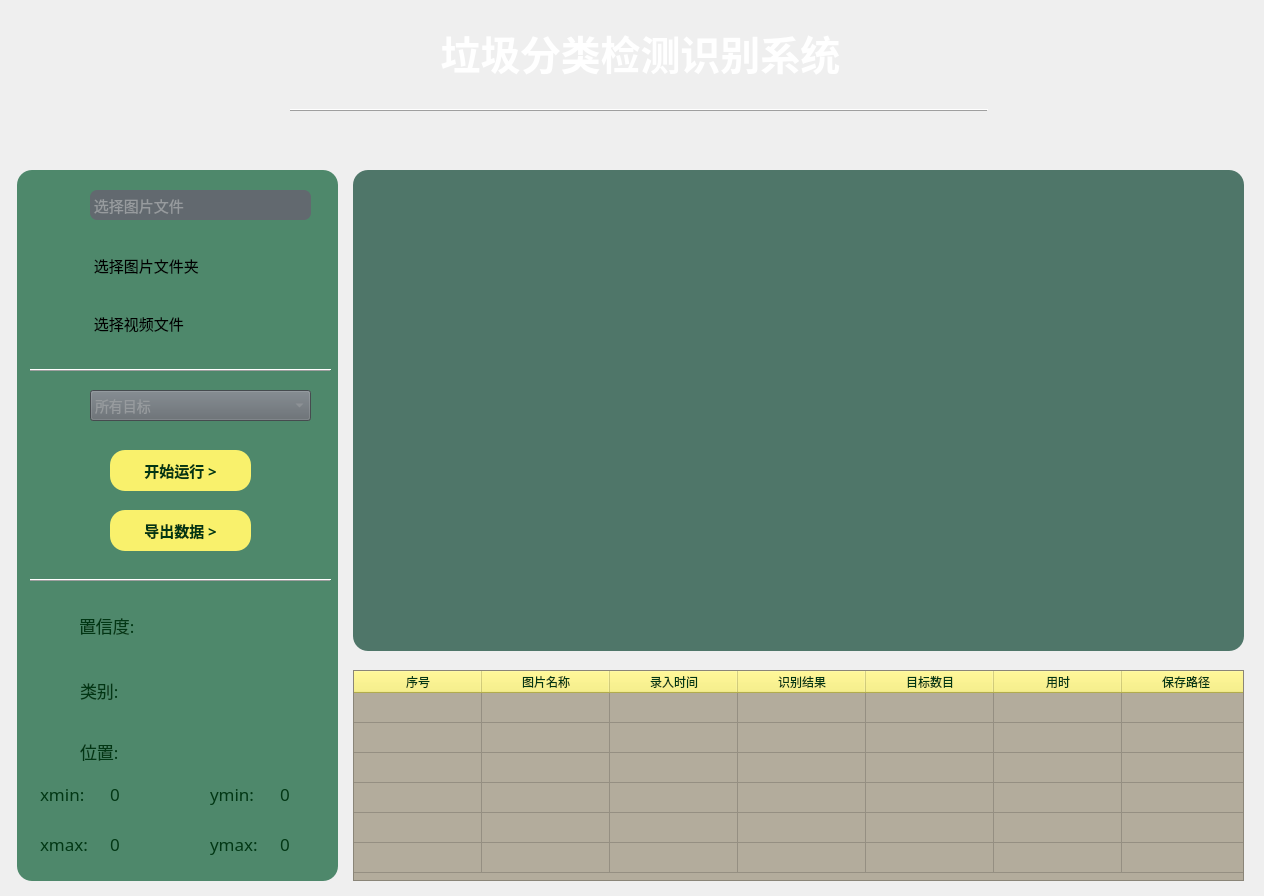
<?xml version="1.0" encoding="UTF-8"?>
<ui version="4.0">
 <class>MainWindow</class>
 <widget class="QMainWindow" name="MainWindow">
  <property name="windowModality">
   <enum>Qt::NonModal</enum>
  </property>
  <property name="enabled">
   <bool>true</bool>
  </property>
  <property name="geometry">
   <rect>
    <x>0</x>
    <y>0</y>
    <width>1264</width>
    <height>896</height>
   </rect>
  </property>
  <property name="minimumSize">
   <size>
    <width>1264</width>
    <height>896</height>
   </size>
  </property>
  <property name="maximumSize">
   <size>
    <width>1264</width>
    <height>896</height>
   </size>
  </property>
  <property name="font">
   <font>
    <family>仿宋</family>
   </font>
  </property>
  <property name="contextMenuPolicy">
   <enum>Qt::DefaultContextMenu</enum>
  </property>
  <property name="windowTitle">
   <string>基于深度学习的垃圾分类检测系统（yolov8 + 模型结构修改）</string>
  </property>
  <property name="windowIcon">
   <iconset>
    <normaloff>icon/app.png</normaloff>icon/app.png</iconset>
  </property>
  <property name="autoFillBackground">
   <bool>false</bool>
  </property>
  <property name="styleSheet">
   <string notr="true">#centralwidget {background-image: url(&quot;D:/lg/BaiduSyncdisk/project/person_code/project_self/8_garbage_detect/code_yolov5/icon/background.jpg&quot;);}

</string>
  </property>
  <property name="locale">
   <locale language="Chinese" country="China"/>
  </property>
  <property name="setWindowFlags" stdset="0">
   <string>QtCore.Qt.FramelessWindowHint</string>
  </property>
  <property name="setAttribute" stdset="0">
   <string>QtCore.Qt.WA_TranslucentBackground</string>
  </property>
  <widget class="QWidget" name="centralwidget">
   <property name="font">
    <font>
     <family>黑体</family>
    </font>
   </property>
   <widget class="QLabel" name="label_title">
    <property name="geometry">
     <rect>
      <x>310</x>
      <y>22</y>
      <width>661</width>
      <height>61</height>
     </rect>
    </property>
    <property name="minimumSize">
     <size>
      <width>0</width>
      <height>0</height>
     </size>
    </property>
    <property name="maximumSize">
     <size>
      <width>10000</width>
      <height>10000</height>
     </size>
    </property>
    <property name="font">
     <font>
      <family>微软雅黑</family>
      <pointsize>30</pointsize>
      <weight>75</weight>
      <italic>false</italic>
      <bold>true</bold>
     </font>
    </property>
    <property name="styleSheet">
     <string notr="true">color: rgb(255, 255, 255);</string>
    </property>
    <property name="locale">
     <locale language="English" country="UnitedStates"/>
    </property>
    <property name="text">
     <string>垃圾分类检测识别系统</string>
    </property>
    <property name="alignment">
     <set>Qt::AlignCenter</set>
    </property>
   </widget>
   <widget class="QFrame" name="frame">
    <property name="geometry">
     <rect>
      <x>290</x>
      <y>100</y>
      <width>698</width>
      <height>20</height>
     </rect>
    </property>
    <property name="font">
     <font>
      <pointsize>9</pointsize>
     </font>
    </property>
    <property name="acceptDrops">
     <bool>true</bool>
    </property>
    <property name="toolTipDuration">
     <number>-2</number>
    </property>
    <property name="frameShape">
     <enum>QFrame::HLine</enum>
    </property>
    <property name="frameShadow">
     <enum>QFrame::Raised</enum>
    </property>
    <property name="lineWidth">
     <number>1</number>
    </property>
   </widget>
   <widget class="QLabel" name="label_img">
    <property name="geometry">
     <rect>
      <x>353</x>
      <y>170</y>
      <width>891</width>
      <height>481</height>
     </rect>
    </property>
    <property name="styleSheet">
     <string notr="true">background-color: rgba(34,84,67, 200);
border-radius: 15px;
</string>
    </property>
    <property name="text">
     <string/>
    </property>
    <property name="pixmap">
     <pixmap>icon/zhutu2.png</pixmap>
    </property>
    <property name="alignment">
     <set>Qt::AlignCenter</set>
    </property>
    <property name="wordWrap">
     <bool>false</bool>
    </property>
    <property name="margin">
     <number>0</number>
    </property>
    <property name="indent">
     <number>-1</number>
    </property>
    <property name="openExternalLinks">
     <bool>false</bool>
    </property>
   </widget>
   <widget class="QLabel" name="label_17">
    <property name="geometry">
     <rect>
      <x>40</x>
      <y>730</y>
      <width>30</width>
      <height>30</height>
     </rect>
    </property>
    <property name="text">
     <string/>
    </property>
    <property name="pixmap">
     <pixmap>icon/weizhi.png</pixmap>
    </property>
    <property name="alignment">
     <set>Qt::AlignCenter</set>
    </property>
   </widget>
   <widget class="QLabel" name="label_9">
    <property name="geometry">
     <rect>
      <x>80</x>
      <y>736</y>
      <width>111</width>
      <height>31</height>
     </rect>
    </property>
    <property name="font">
     <font>
      <family>黑体</family>
      <pointsize>13</pointsize>
     </font>
    </property>
    <property name="styleSheet">
     <string notr="true">color: rgb(1,55,20);</string>
    </property>
    <property name="text">
     <string>位置:</string>
    </property>
   </widget>
   <widget class="QLabel" name="label_xmin">
    <property name="geometry">
     <rect>
      <x>40</x>
      <y>780</y>
      <width>71</width>
      <height>27</height>
     </rect>
    </property>
    <property name="font">
     <font>
      <family>黑体</family>
      <pointsize>13</pointsize>
     </font>
    </property>
    <property name="styleSheet">
     <string notr="true">color: rgb(1,55,20);</string>
    </property>
    <property name="text">
     <string>xmin: </string>
    </property>
   </widget>
   <widget class="QLabel" name="label_19">
    <property name="geometry">
     <rect>
      <x>210</x>
      <y>780</y>
      <width>71</width>
      <height>27</height>
     </rect>
    </property>
    <property name="font">
     <font>
      <family>黑体</family>
      <pointsize>13</pointsize>
     </font>
    </property>
    <property name="styleSheet">
     <string notr="true">color: rgb(1,55,20);</string>
    </property>
    <property name="text">
     <string>ymin:</string>
    </property>
   </widget>
   <widget class="QLabel" name="label_20">
    <property name="geometry">
     <rect>
      <x>40</x>
      <y>830</y>
      <width>71</width>
      <height>27</height>
     </rect>
    </property>
    <property name="font">
     <font>
      <family>黑体</family>
      <pointsize>13</pointsize>
     </font>
    </property>
    <property name="styleSheet">
     <string notr="true">color: rgb(1,55,20);</string>
    </property>
    <property name="text">
     <string>xmax:</string>
    </property>
   </widget>
   <widget class="QLabel" name="label_21">
    <property name="geometry">
     <rect>
      <x>210</x>
      <y>830</y>
      <width>71</width>
      <height>27</height>
     </rect>
    </property>
    <property name="font">
     <font>
      <family>黑体</family>
      <pointsize>13</pointsize>
     </font>
    </property>
    <property name="styleSheet">
     <string notr="true">color: rgb(1,55,20);</string>
    </property>
    <property name="text">
     <string>ymax:</string>
    </property>
   </widget>
   <widget class="QLabel" name="label_23">
    <property name="geometry">
     <rect>
      <x>250</x>
      <y>197</y>
      <width>50</width>
      <height>27</height>
     </rect>
    </property>
    <property name="text">
     <string/>
    </property>
    <property name="pixmap">
     <pixmap>icon2/mubiaojiance.png</pixmap>
    </property>
    <property name="alignment">
     <set>Qt::AlignCenter</set>
    </property>
   </widget>
   <widget class="QLabel" name="label_24">
    <property name="geometry">
     <rect>
      <x>260</x>
      <y>240</y>
      <width>30</width>
      <height>30</height>
     </rect>
    </property>
    <property name="text">
     <string/>
    </property>
    <property name="pixmap">
     <pixmap>icon2/mubiaogenzong.png</pixmap>
    </property>
    <property name="alignment">
     <set>Qt::AlignCenter</set>
    </property>
   </widget>
   <widget class="QFrame" name="frame_3">
    <property name="geometry">
     <rect>
      <x>30</x>
      <y>360</y>
      <width>301</width>
      <height>20</height>
     </rect>
    </property>
    <property name="font">
     <font>
      <pointsize>9</pointsize>
     </font>
    </property>
    <property name="frameShape">
     <enum>QFrame::HLine</enum>
    </property>
    <property name="frameShadow">
     <enum>QFrame::Raised</enum>
    </property>
    <property name="lineWidth">
     <number>1</number>
    </property>
   </widget>
   <widget class="QFrame" name="frame_6">
    <property name="geometry">
     <rect>
      <x>30</x>
      <y>570</y>
      <width>301</width>
      <height>20</height>
     </rect>
    </property>
    <property name="font">
     <font>
      <pointsize>2</pointsize>
     </font>
    </property>
    <property name="frameShape">
     <enum>QFrame::HLine</enum>
    </property>
    <property name="frameShadow">
     <enum>QFrame::Raised</enum>
    </property>
    <property name="lineWidth">
     <number>1</number>
    </property>
    <property name="midLineWidth">
     <number>0</number>
    </property>
   </widget>
   <widget class="QLabel" name="label_25">
    <property name="geometry">
     <rect>
      <x>40</x>
      <y>395</y>
      <width>30</width>
      <height>30</height>
     </rect>
    </property>
    <property name="text">
     <string/>
    </property>
    <property name="pixmap">
     <pixmap>icon/suoyoumubiao.png</pixmap>
    </property>
    <property name="alignment">
     <set>Qt::AlignCenter</set>
    </property>
   </widget>
   <widget class="QComboBox" name="comboBox">
    <property name="geometry">
     <rect>
      <x>90</x>
      <y>390</y>
      <width>221</width>
      <height>31</height>
     </rect>
    </property>
    <property name="styleSheet">
     <string notr="true">
QComboBox {
    background-color: rgb(98, 105, 111);
    color: rgb(151, 155, 158);
    font-size: 14px; /* 设置字体大小为12像素 */
}
</string>
    </property>
    <item>
     <property name="text">
      <string>所有目标</string>
     </property>
    </item>
   </widget>
   <widget class="QPushButton" name="pushButton_start">
    <property name="geometry">
     <rect>
      <x>110</x>
      <y>450</y>
      <width>141</width>
      <height>41</height>
     </rect>
    </property>
    <property name="font">
     <font>
      <family>黑体</family>
      <pointsize>11</pointsize>
      <weight>75</weight>
      <bold>true</bold>
     </font>
    </property>
    <property name="styleSheet">
     <string notr="true">background-color: rgb(249,241,108);

border-radius: 15px;

color: rgb(1,55,20);</string>
    </property>
    <property name="text">
     <string>开始运行 &gt;</string>
    </property>
   </widget>
   <widget class="QLabel" name="label_xmin_v">
    <property name="geometry">
     <rect>
      <x>110</x>
      <y>780</y>
      <width>51</width>
      <height>27</height>
     </rect>
    </property>
    <property name="font">
     <font>
      <family>黑体</family>
      <pointsize>13</pointsize>
     </font>
    </property>
    <property name="styleSheet">
     <string notr="true">color: rgb(1,55,20);</string>
    </property>
    <property name="text">
     <string>0</string>
    </property>
   </widget>
   <widget class="QLabel" name="label_xmax_v">
    <property name="geometry">
     <rect>
      <x>110</x>
      <y>830</y>
      <width>51</width>
      <height>27</height>
     </rect>
    </property>
    <property name="font">
     <font>
      <family>黑体</family>
      <pointsize>13</pointsize>
     </font>
    </property>
    <property name="styleSheet">
     <string notr="true">color: rgb(1,55,20);</string>
    </property>
    <property name="text">
     <string>0</string>
    </property>
   </widget>
   <widget class="QLabel" name="label_ymin_v">
    <property name="geometry">
     <rect>
      <x>280</x>
      <y>780</y>
      <width>51</width>
      <height>27</height>
     </rect>
    </property>
    <property name="font">
     <font>
      <family>黑体</family>
      <pointsize>13</pointsize>
     </font>
    </property>
    <property name="styleSheet">
     <string notr="true">color: rgb(1,55,20);</string>
    </property>
    <property name="text">
     <string>0</string>
    </property>
   </widget>
   <widget class="QLabel" name="label_ymax_v">
    <property name="geometry">
     <rect>
      <x>280</x>
      <y>830</y>
      <width>51</width>
      <height>27</height>
     </rect>
    </property>
    <property name="font">
     <font>
      <family>黑体</family>
      <pointsize>13</pointsize>
     </font>
    </property>
    <property name="styleSheet">
     <string notr="true">color: rgb(1,55,20);</string>
    </property>
    <property name="text">
     <string>0</string>
    </property>
   </widget>
   <widget class="QLabel" name="label_score">
    <property name="geometry">
     <rect>
      <x>190</x>
      <y>610</y>
      <width>131</width>
      <height>31</height>
     </rect>
    </property>
    <property name="font">
     <font>
      <family>黑体</family>
      <pointsize>13</pointsize>
     </font>
    </property>
    <property name="styleSheet">
     <string notr="true">color: rgb(1,55,20);</string>
    </property>
    <property name="locale">
     <locale language="English" country="UnitedStates"/>
    </property>
    <property name="text">
     <string/>
    </property>
   </widget>
   <widget class="QLabel" name="label_classes">
    <property name="geometry">
     <rect>
      <x>800</x>
      <y>690</y>
      <width>41</width>
      <height>31</height>
     </rect>
    </property>
    <property name="font">
     <font>
      <family>黑体</family>
      <pointsize>13</pointsize>
     </font>
    </property>
    <property name="styleSheet">
     <string notr="true">color: rgb(255, 255, 255);</string>
    </property>
    <property name="text">
     <string/>
    </property>
   </widget>
   <widget class="QWidget" name="layoutWidget">
    <property name="geometry">
     <rect>
      <x>500</x>
      <y>120</y>
      <width>255</width>
      <height>37</height>
     </rect>
    </property>
    <layout class="QHBoxLayout" name="horizontalLayout">
     <property name="spacing">
      <number>29</number>
     </property>
     <item>
      <widget class="QLabel" name="label_csdn">
       <property name="text">
        <string/>
       </property>
       <property name="pixmap">
        <pixmap>icon/CSDN.png</pixmap>
       </property>
       <property name="alignment">
        <set>Qt::AlignCenter</set>
       </property>
      </widget>
     </item>
     <item>
      <widget class="QLabel" name="label_mbd">
       <property name="text">
        <string/>
       </property>
       <property name="pixmap">
        <pixmap>icon/mianbaoduo.png</pixmap>
       </property>
       <property name="alignment">
        <set>Qt::AlignCenter</set>
       </property>
      </widget>
     </item>
     <item>
      <widget class="QLabel" name="label_tb">
       <property name="text">
        <string/>
       </property>
       <property name="pixmap">
        <pixmap>icon/taobao.png</pixmap>
       </property>
       <property name="alignment">
        <set>Qt::AlignCenter</set>
       </property>
      </widget>
     </item>
    </layout>
   </widget>
   <widget class="QLabel" name="label_img_path">
    <property name="geometry">
     <rect>
      <x>90</x>
      <y>190</y>
      <width>221</width>
      <height>30</height>
     </rect>
    </property>
    <property name="font">
     <font>
      <family>黑体</family>
      <pointsize>11</pointsize>
      <weight>50</weight>
      <bold>false</bold>
     </font>
    </property>
    <property name="toolTipDuration">
     <number>-1</number>
    </property>
    <property name="styleSheet">
     <string notr="true">background-color: rgb(98, 105, 111);

border-radius: 7px;

color: rgb(151, 155, 158);</string>
    </property>
    <property name="text">
     <string> 选择图片文件</string>
    </property>
    <property name="textFormat">
     <enum>Qt::AutoText</enum>
    </property>
   </widget>
   <widget class="QPushButton" name="pushButton_img">
    <property name="geometry">
     <rect>
      <x>30</x>
      <y>180</y>
      <width>45</width>
      <height>45</height>
     </rect>
    </property>
    <property name="styleSheet">
     <string notr="true">QPushButton {
    background-color: transparent;
    border-radius: 10px; /* 设置圆角半径为10像素 */
}

QPushButton:hover {
    background-color: rgb(98, 105, 111);
}</string>
    </property>
    <property name="text">
     <string/>
    </property>
    <property name="icon">
     <iconset>
      <normaloff>icon/dirs.png</normaloff>icon/dirs.png</iconset>
    </property>
    <property name="iconSize">
     <size>
      <width>40</width>
      <height>27</height>
     </size>
    </property>
   </widget>
   <widget class="QPushButton" name="pushButton_dir">
    <property name="geometry">
     <rect>
      <x>30</x>
      <y>242</y>
      <width>45</width>
      <height>45</height>
     </rect>
    </property>
    <property name="styleSheet">
     <string notr="true">QPushButton {
    background-color: transparent;
    border-radius: 10px; /* 设置圆角半径为10像素 */
}

QPushButton:hover {
    background-color: rgb(98, 105, 111);
}</string>
    </property>
    <property name="text">
     <string/>
    </property>
    <property name="icon">
     <iconset>
      <normaloff>icon/dir.png</normaloff>icon/dir.png</iconset>
    </property>
    <property name="iconSize">
     <size>
      <width>40</width>
      <height>27</height>
     </size>
    </property>
   </widget>
   <widget class="QLabel" name="label_dir_path">
    <property name="geometry">
     <rect>
      <x>90</x>
      <y>250</y>
      <width>221</width>
      <height>30</height>
     </rect>
    </property>
    <property name="font">
     <font>
      <family>黑体</family>
      <pointsize>11</pointsize>
      <weight>50</weight>
      <bold>false</bold>
     </font>
    </property>
    <property name="toolTipDuration">
     <number>-1</number>
    </property>
    <property name="styleSheet">
     <string notr="true">background-color: rgb(98, 105, 111);

border-radius: 7px;

color: rgb(151, 155, 158);

QLabel {
    padding-left: 10px; /* 设置左边距为10像素 */
}</string>
    </property>
    <property name="text">
     <string> 选择图片文件夹</string>
    </property>
    <property name="textFormat">
     <enum>Qt::AutoText</enum>
    </property>
   </widget>
   <widget class="QPushButton" name="pushButton_video">
    <property name="geometry">
     <rect>
      <x>30</x>
      <y>300</y>
      <width>45</width>
      <height>45</height>
     </rect>
    </property>
    <property name="styleSheet">
     <string notr="true">QPushButton {
    background-color: transparent;
    border-radius: 10px; /* 设置圆角半径为10像素 */
}

QPushButton:hover {
    background-color: rgb(98, 105, 111);
}</string>
    </property>
    <property name="text">
     <string/>
    </property>
    <property name="icon">
     <iconset>
      <normaloff>icon/shipinwenjian.png</normaloff>icon/shipinwenjian.png</iconset>
    </property>
    <property name="iconSize">
     <size>
      <width>40</width>
      <height>27</height>
     </size>
    </property>
   </widget>
   <widget class="QLabel" name="label_video_path">
    <property name="geometry">
     <rect>
      <x>90</x>
      <y>308</y>
      <width>221</width>
      <height>30</height>
     </rect>
    </property>
    <property name="font">
     <font>
      <family>黑体</family>
      <pointsize>11</pointsize>
      <weight>50</weight>
      <bold>false</bold>
     </font>
    </property>
    <property name="toolTipDuration">
     <number>-1</number>
    </property>
    <property name="styleSheet">
     <string notr="true">background-color: rgb(98, 105, 111);

border-radius: 7px;

color: rgb(151, 155, 158);

QLabel {
    padding-left: 10px; /* 设置左边距为10像素 */
}</string>
    </property>
    <property name="text">
     <string> 选择视频文件</string>
    </property>
    <property name="textFormat">
     <enum>Qt::AutoText</enum>
    </property>
   </widget>
   <widget class="QPushButton" name="pushButton_export">
    <property name="geometry">
     <rect>
      <x>110</x>
      <y>510</y>
      <width>141</width>
      <height>41</height>
     </rect>
    </property>
    <property name="font">
     <font>
      <family>黑体</family>
      <pointsize>11</pointsize>
      <weight>75</weight>
      <bold>true</bold>
     </font>
    </property>
    <property name="styleSheet">
     <string notr="true">background-color: rgb(249,241,108);

border-radius: 15px;

color: rgb(1,55,20);</string>
    </property>
    <property name="text">
     <string>导出数据 &gt;</string>
    </property>
   </widget>
   <widget class="QLabel" name="label_15">
    <property name="geometry">
     <rect>
      <x>40</x>
      <y>675</y>
      <width>30</width>
      <height>30</height>
     </rect>
    </property>
    <property name="text">
     <string/>
    </property>
    <property name="pixmap">
     <pixmap>icon/leibie.png</pixmap>
    </property>
    <property name="alignment">
     <set>Qt::AlignCenter</set>
    </property>
   </widget>
   <widget class="QLabel" name="label_7">
    <property name="geometry">
     <rect>
      <x>80</x>
      <y>675</y>
      <width>61</width>
      <height>31</height>
     </rect>
    </property>
    <property name="font">
     <font>
      <family>黑体</family>
      <pointsize>13</pointsize>
     </font>
    </property>
    <property name="styleSheet">
     <string notr="true">color: rgb(1,55,20);</string>
    </property>
    <property name="locale">
     <locale language="English" country="UnitedStates"/>
    </property>
    <property name="text">
     <string>类别:</string>
    </property>
   </widget>
   <widget class="QLabel" name="label_6">
    <property name="geometry">
     <rect>
      <x>79</x>
      <y>605</y>
      <width>91</width>
      <height>41</height>
     </rect>
    </property>
    <property name="font">
     <font>
      <family>黑体</family>
      <pointsize>13</pointsize>
     </font>
    </property>
    <property name="styleSheet">
     <string notr="true">color: rgb(1,55,20);</string>
    </property>
    <property name="locale">
     <locale language="English" country="UnitedStates"/>
    </property>
    <property name="text">
     <string>置信度:</string>
    </property>
   </widget>
   <widget class="QLabel" name="label_14">
    <property name="geometry">
     <rect>
      <x>40</x>
      <y>610</y>
      <width>29</width>
      <height>34</height>
     </rect>
    </property>
    <property name="text">
     <string/>
    </property>
    <property name="pixmap">
     <pixmap>icon/zhixindu.png</pixmap>
    </property>
    <property name="alignment">
     <set>Qt::AlignCenter</set>
    </property>
   </widget>
   <widget class="QTableWidget" name="tableWidget_info">
    <property name="geometry">
     <rect>
      <x>353</x>
      <y>670</y>
      <width>891</width>
      <height>211</height>
     </rect>
    </property>
    <property name="font">
     <font>
      <family>黑体</family>
     </font>
    </property>
    <property name="styleSheet">
     <string notr="true">QHeaderView::section {
    background-color: rgb(249,241,108);
    color: rgb(1,55,20);
}

QTableWidget {
    background-color: rgb(179,172,156);
}


QTableView::item:hover{
	background-color:rgb(188,155,116);
}

QTableView::item:selected:!active{
	background-color:#f0f0f2;
}





</string>
    </property>
    <property name="lineWidth">
     <number>0</number>
    </property>
    <property name="verticalScrollBarPolicy">
     <enum>Qt::ScrollBarAlwaysOff</enum>
    </property>
    <property name="horizontalScrollBarPolicy">
     <enum>Qt::ScrollBarAlwaysOff</enum>
    </property>
    <property name="autoScroll">
     <bool>false</bool>
    </property>
    <property name="editTriggers">
     <set>QAbstractItemView::NoEditTriggers</set>
    </property>
    <property name="verticalScrollMode">
     <enum>QAbstractItemView::ScrollPerPixel</enum>
    </property>
    <property name="horizontalScrollMode">
     <enum>QAbstractItemView::ScrollPerPixel</enum>
    </property>
    <property name="showGrid">
     <bool>true</bool>
    </property>
    <property name="gridStyle">
     <enum>Qt::CustomDashLine</enum>
    </property>
    <property name="sortingEnabled">
     <bool>false</bool>
    </property>
    <property name="wordWrap">
     <bool>true</bool>
    </property>
    <property name="cornerButtonEnabled">
     <bool>true</bool>
    </property>
    <property name="rowCount">
     <number>6</number>
    </property>
    <property name="columnCount">
     <number>7</number>
    </property>
    <property name="sectionResizeMode" stdset="0">
     <string>QHeaderView::ResizeToContents</string>
    </property>
    <attribute name="horizontalHeaderVisible">
     <bool>true</bool>
    </attribute>
    <attribute name="horizontalHeaderCascadingSectionResizes">
     <bool>false</bool>
    </attribute>
    <attribute name="horizontalHeaderMinimumSectionSize">
     <number>30</number>
    </attribute>
    <attribute name="horizontalHeaderDefaultSectionSize">
     <number>128</number>
    </attribute>
    <attribute name="horizontalHeaderShowSortIndicator" stdset="0">
     <bool>false</bool>
    </attribute>
    <attribute name="verticalHeaderVisible">
     <bool>false</bool>
    </attribute>
    <attribute name="verticalHeaderCascadingSectionResizes">
     <bool>false</bool>
    </attribute>
    <row/>
    <row/>
    <row/>
    <row/>
    <row/>
    <row/>
    <column>
     <property name="text">
      <string>序号</string>
     </property>
    </column>
    <column>
     <property name="text">
      <string>图片名称</string>
     </property>
    </column>
    <column>
     <property name="text">
      <string>录入时间</string>
     </property>
    </column>
    <column>
     <property name="text">
      <string>识别结果</string>
     </property>
    </column>
    <column>
     <property name="text">
      <string>目标数目</string>
     </property>
    </column>
    <column>
     <property name="text">
      <string>用时</string>
     </property>
    </column>
    <column>
     <property name="text">
      <string>保存路径</string>
     </property>
    </column>
   </widget>
   <widget class="QLabel" name="label_class">
    <property name="geometry">
     <rect>
      <x>170</x>
      <y>670</y>
      <width>151</width>
      <height>31</height>
     </rect>
    </property>
    <property name="font">
     <font>
      <family>黑体</family>
      <pointsize>13</pointsize>
     </font>
    </property>
    <property name="styleSheet">
     <string notr="true">color: rgb(1,55,20);</string>
    </property>
    <property name="locale">
     <locale language="English" country="UnitedStates"/>
    </property>
    <property name="text">
     <string/>
    </property>
   </widget>
   <widget class="QLabel" name="label_control">
    <property name="geometry">
     <rect>
      <x>17</x>
      <y>170</y>
      <width>321</width>
      <height>711</height>
     </rect>
    </property>
    <property name="styleSheet">
     <string notr="true">background-color: rgba(33,107,70, 200);
border-radius: 15px;
</string>
    </property>
    <property name="text">
     <string/>
    </property>
   </widget>
   <zorder>label_control</zorder>
   <zorder>label_title</zorder>
   <zorder>frame</zorder>
   <zorder>label_img</zorder>
   <zorder>label_17</zorder>
   <zorder>label_9</zorder>
   <zorder>label_xmin</zorder>
   <zorder>label_19</zorder>
   <zorder>label_20</zorder>
   <zorder>label_21</zorder>
   <zorder>label_23</zorder>
   <zorder>label_24</zorder>
   <zorder>frame_3</zorder>
   <zorder>frame_6</zorder>
   <zorder>label_25</zorder>
   <zorder>comboBox</zorder>
   <zorder>pushButton_start</zorder>
   <zorder>label_xmin_v</zorder>
   <zorder>label_xmax_v</zorder>
   <zorder>label_ymin_v</zorder>
   <zorder>label_ymax_v</zorder>
   <zorder>label_score</zorder>
   <zorder>label_classes</zorder>
   <zorder>layoutWidget</zorder>
   <zorder>label_img_path</zorder>
   <zorder>pushButton_img</zorder>
   <zorder>pushButton_dir</zorder>
   <zorder>label_dir_path</zorder>
   <zorder>pushButton_video</zorder>
   <zorder>label_video_path</zorder>
   <zorder>pushButton_export</zorder>
   <zorder>label_15</zorder>
   <zorder>label_7</zorder>
   <zorder>label_6</zorder>
   <zorder>label_14</zorder>
   <zorder>tableWidget_info</zorder>
   <zorder>label_class</zorder>
  </widget>
 </widget>
 <resources/>
 <connections/>
</ui>
